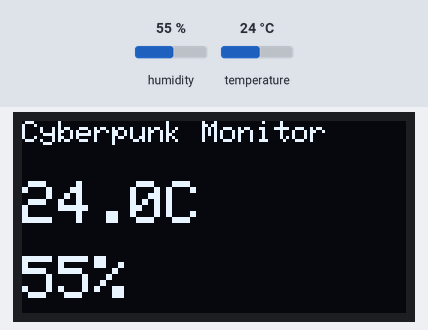
Recording of a sketch running on a simulated ESP8266 (Wemos D1 mini). Parts: 128×64 one-colour display. The test bench sets the inputs (shaded band); at power-on: humidity 55 %, temperature 24 °C. WiFi joins after 1.5 s; servers stay silent unless stated; what the sketch prints to the serial monitor is not drawn.

Above: at 3.7 s.
3.8 s: humidity set to 22 %
At 5.0 s:
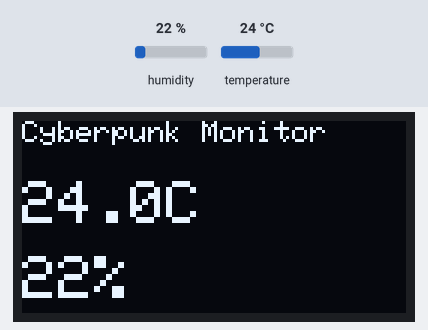
6.5 s: temperature set to 12 °C
At 7.1 s:
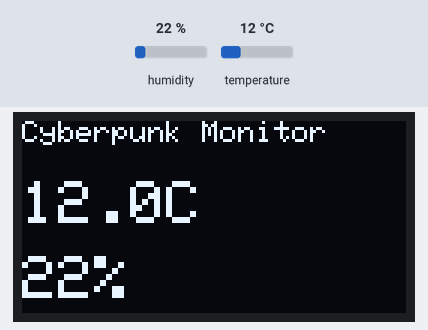
9.2 s: humidity set to 40 %
At 11.3 s:
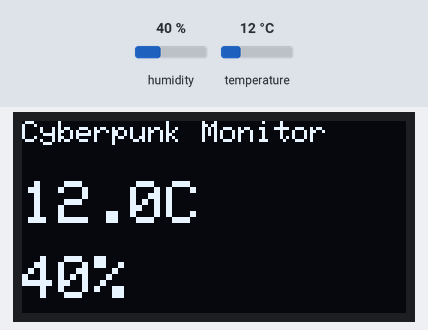
12.3 s: temperature set to 19 °C
At 13.4 s:
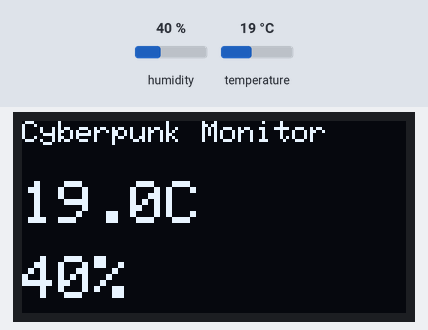
Timing chart, 0 to 15.3 s (numbered marks = the images above; inputs shaded):
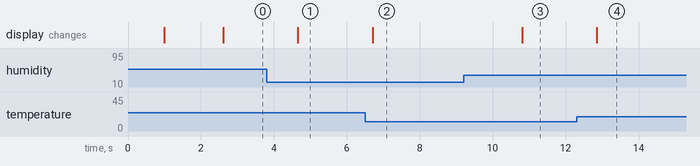

Measured:
- after the input at 3.8 s, the display: changes after 0.86 s (image 1)
- after the input at 6.5 s, the display: changes after 0.21 s (image 2)
- after the input at 9.2 s, the display: changes after 1.6 s (image 3)
- after the input at 12.3 s, the display: changes after 0.55 s (image 4)

The sketch:

garden_bot_http.ino
```cpp
#include <ESP8266WiFi.h>
#include <ESP8266WebServer.h>
#include <Adafruit_Sensor.h>
#include <DHT.h>
#include <DHT_U.h>
#include <Wire.h>
#include <Adafruit_GFX.h>
#include <Adafruit_SSD1306.h>


// === ⚙️ configuraton pour un wemos d1 mini , il faut peux t etre installer le driver CH340 sous windows voir https://sparks.gogo.co.nz/ch340.html  ===
// === ⚙️ Configuration WiFi ===
const char* ssid = "Punix81";          // 👉 Remplace par le nom de ton WiFi
const char* password = "Cyb:admin04jo4yJ"; // 👉 Et ici le mot de passe

// === 🌡️ DHT11 ===
#define DHTPIN D4
#define DHTTYPE DHT11
DHT dht(DHTPIN, DHTTYPE);

// === 🖥️ OLED ===
#define SCREEN_WIDTH 128
#define SCREEN_HEIGHT 64
#define OLED_RESET -1
Adafruit_SSD1306 display(SCREEN_WIDTH, SCREEN_HEIGHT, &Wire, OLED_RESET);

// === 🌐 Serveur Web ===
ESP8266WebServer server(80);

float temperature = 0.0;
float humidity = 0.0;
bool dhtError = false;

// === 📊 Lecture du DHT11 ===
void readDHT() {
  float t = dht.readTemperature();
  float h = dht.readHumidity();

  if (isnan(t) || isnan(h)) {
    dhtError = true;
  } else {
    dhtError = false;
    temperature = t;
    humidity = h;
  }
}

// === 🖥️ Mise à jour de l’écran OLED ===
void updateOLED() {
  display.clearDisplay();
  display.setTextSize(1);
  display.setTextColor(SSD1306_WHITE);

  display.setCursor(0, 0);
  display.println("Cyberpunk Monitor");

  if (dhtError) {
    display.setTextSize(1);
    display.setCursor(0, 20);
    display.println("Capteur DHT11");
    display.println("non detecte !");
  } else {
    display.setTextSize(2);
    display.setCursor(0, 20);
    display.print(temperature, 1);
    display.print("C");

    display.setCursor(0, 45);
    display.print(humidity, 0);
    display.print("%");
  }

  display.display();
}

// === 🔧 Page HTML ===
void handleRoot() {
  String html = R"rawliteral(
<!DOCTYPE html>
<html lang="fr">
<head>
<meta charset="UTF-8" />
<meta name="viewport" content="width=device-width, initial-scale=1.0" />
<title>Cyberpunk Monitoring</title>
<style>
  body {
    background-color: #0a0a0f;
    color: #00fff7;
    font-family: "Orbitron", Arial, sans-serif;
    text-shadow: 0 0 8px #00fff7;
    margin: 0;
    padding: 0;
    display: flex;
    flex-direction: column;
    align-items: center;
    justify-content: center;
    height: 100vh;
  }
  h1 {
    color: #ff00ff;
    text-shadow: 0 0 15px #ff00ff, 0 0 25px #00fff7;
  }
  .panel {
    border: 2px solid #00fff7;
    border-radius: 10px;
    box-shadow: 0 0 15px #00fff7;
    padding: 20px 30px;
    background: rgba(0, 255, 247, 0.05);
    width: 300px;
    text-align: center;
  }
  .error {
    color: red;
    text-shadow: 0 0 10px red;
  }
</style>
</head>
<body>
  <h1>System Monitor</h1>
  <div class="panel">
)rawliteral";

  if (dhtError) {
    html += "<div class='error'>❌ Erreur : capteur DHT11 non détecté !</div>";
  } else {
    html += "<div>🌡️ Température : " + String(temperature, 1) + " °C</div>";
    html += "<div>💧 Humidité : " + String(humidity, 0) + " %</div>";
  }

  html += R"rawliteral(
  </div>
  <div style="margin-top:20px;font-size:0.8em;color:#666;">🧠 Cyberpunk Monitoring - v2.0</div>
</body>
</html>
)rawliteral";

  server.send(200, "text/html", html);
}

// === 🚀 Setup ===
void setup() {
  Serial.begin(115200);
  delay(1000);
  Serial.println("Démarrage...");

  // DHT
  dht.begin();

  // OLED
  Wire.begin(D2, D1); // SDA, SCL
  if (!display.begin(SSD1306_SWITCHCAPVCC, 0x3C)) {
    Serial.println("❌ Écran OLED introuvable !");
    for (;;);
  }
  display.clearDisplay();
  display.display();

  // WiFi
  WiFi.begin(ssid, password);
  Serial.print("Connexion à ");
  Serial.println(ssid);
  while (WiFi.status() != WL_CONNECTED) {
    delay(500);
    Serial.print(".");
  }
  Serial.println("\n✅ WiFi connecté !");
  Serial.print("🌐 IP : ");
  Serial.println(WiFi.localIP());

  // Routes serveur
  server.on("/", handleRoot);
  server.begin();
  Serial.println("🚀 Serveur HTTP démarré !");
}

// === ♻️ Boucle principale ===
void loop() {
  readDHT();
  updateOLED();
  server.handleClient();
  delay(2000);
}
```
